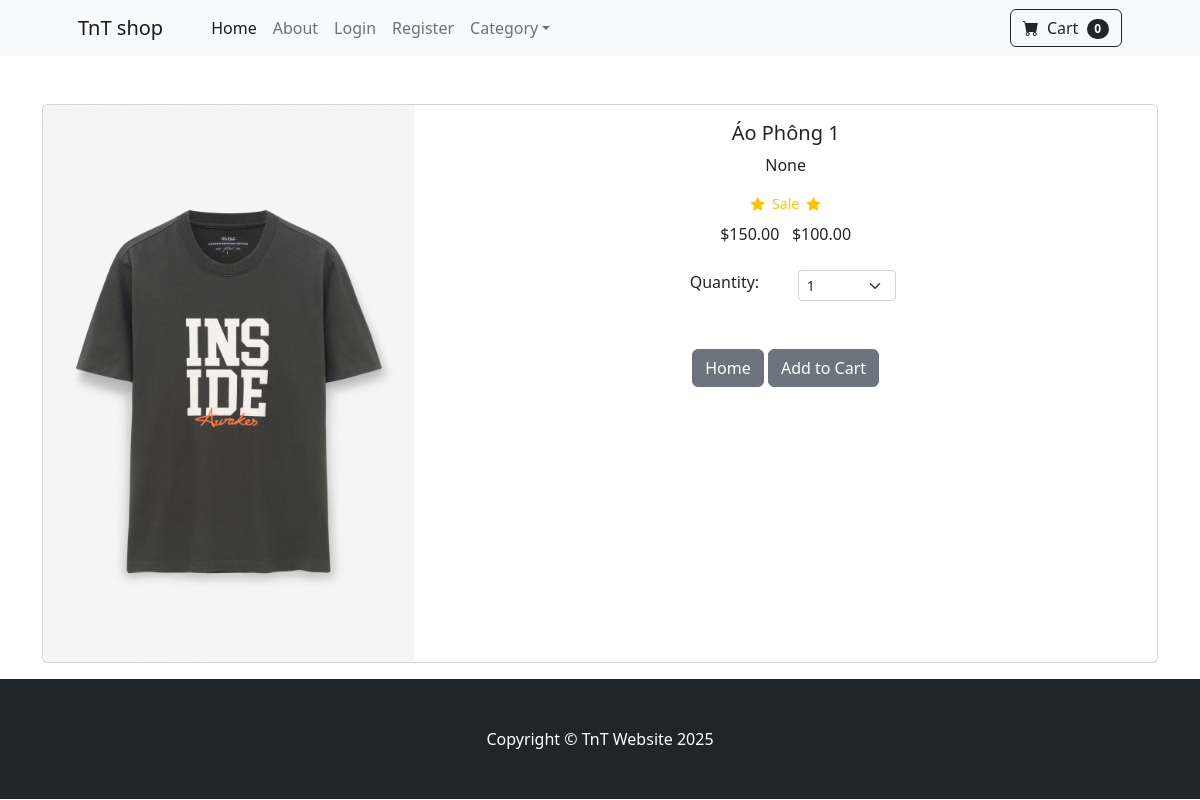
Page /product/1 on the committed database.
### store/models.py (models this page shows, shortened)
class Product(models.Model):
    name = models.CharField(max_length=100)
    price = models.DecimalField(default=0, decimal_places=2, max_digits=6)
    category = models.ForeignKey(Category, on_delete=models.CASCADE, default=1)
    description = models.CharField(max_length=250, default='', blank=True, null=True)
    image = models.ImageField(upload_to='uploads/product/')
    is_sale = models.BooleanField(default=False)
    sale_price = models.DecimalField(default=0, decimal_places=2, max_digits=6)

### store/views.py (the view)
# urls.py: path('product/<int:pk>', views.product, name='product'),
def product(request, pk):
    product = Product.objects.get(id=pk)
    return render(request, 'product.html', {'product':product})

### cart/cart.py (called while the page is built)
    def __len__(self):
        return len(self.cart)

### cart/context_processors.py (called while the page is built)
def cart(request):
    return {'cart': Cart(request)}

### store/templates/product.html (shortened to what this page needs)
{% extends 'base.html' %}
{% block content %}
<div class="container">
    <br/><br/>
    <div class="card mb-3">
        <div class="row g-0">
          <div class="col-md-4">
            <img src="{{ product.image.url }}" class="img-fluid rounded-start" alt="...">
          </div>
          <div class="col-md-8">
            <div class="card-body">
            <center>
                <h5 class="card-title">{{ product.name }}</h5>
                <p class="card-text">{{ product.description }}</p>
                {% if product.is_sale %}
                    <div class="d-flex justify-content-center small text-warning mb-2">
                        <div class="bi-star-fill"></div>
                        &nbsp;&nbsp;Sale&nbsp;&nbsp;
                        <div class="bi-star-fill"></div>
                    </div>
                    <strink>
                        ${{ product.price }}
                    </strink>
                    &nbsp;
                    ${{ product.sale_price }}
                {% else %}
                    ${{ product.price }}
                {% endif %}
                <br/><br/>
                <div class="row justify-content-center">
                  <div class="col-md-2">Quantity:</div>
                  <div class="col-md-2">
                    <select class="form-select form-select-sm" id="qty-cart">
                      <option value="1">1</option>
                    </select>
                  </div>
                </div>
                <br/><br/>
                <a href="{% url 'home' %}" class="btn btn-secondary">Home</a>
                <button type="button" value="{{ product.id }}" class="btn btn-secondary" id="add_cart">Add to Cart</button>
            </center>
            </div>
          </div>
        </div>
      </div>
</div>
{% endblock %}

### rows in the picture
Product: image (picture), name "Áo Phông 1", description "None", price "150.00", sale_price "100.00"

### other values in the picture
{{ cart|length }} "0"
